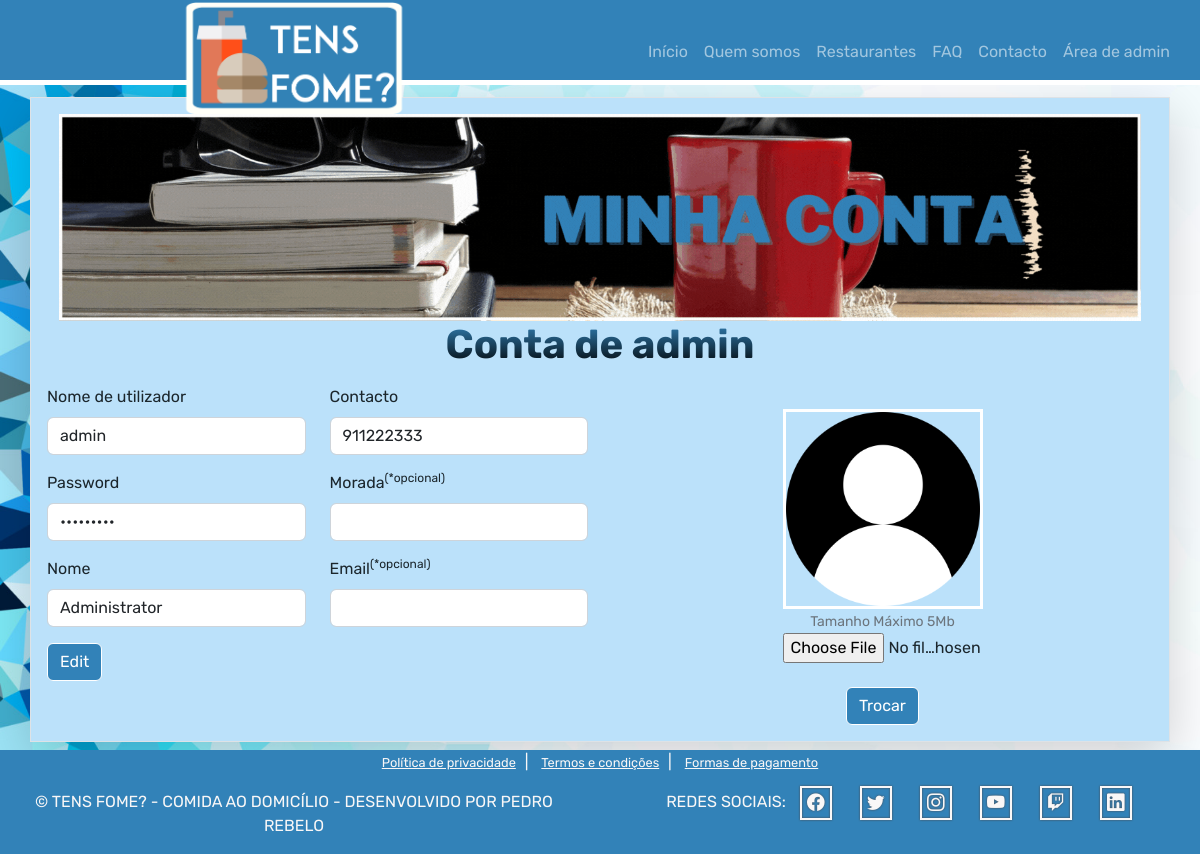
Page /index.php?p=minha-conta (signed in) on the committed database.
### tables this page shows
CREATE TABLE users (
    id INT PRIMARY KEY AUTO_INCREMENT,
    username VARCHAR(255) UNIQUE,
    password VARCHAR(255),
    email VARCHAR(255),
    name VARCHAR(255),
    address VARCHAR(255),
    contact INT,
    last_login VARCHAR(255),
    photo VARCHAR(255),
    status VARCHAR(255),
    visibility BIT DEFAULT 1,
    usertype_id INT NOT NULL DEFAULT 2,

    FOREIGN KEY (usertype_id) REFERENCES usertypes(id)
);

### index.php (called while the page is built, shortened)
<?php
  include("content/head.php");
  include('content/header.php');
  include ('routes/routes.php');
  include('content/footer.php');
?>

### db/getUserById.php (called while the page is built, shortened)
<?php
include('conn.php');
$id = $_SESSION['id'];
$sql = "SELECT * FROM users WHERE id=$id";
$result = $conn->query($sql);
$row = $result->fetch_assoc();
?>

### content/pages/minha-conta.php (the view, shortened to what this page needs)
<main class="container border mb-2 shadow-lg text-left p-3">
<img src="img/banner/banner-minhaconta.gif" alt="" class="container mx-auto">
<h1 class="animate__animated animate__fadeInLeft text-center">Conta de <?= $_SESSION['username']?></h1>
<?php include('db/getUserById.php')?>
<div class="row mt-3 row-cols-md-2 row-cols-sm-1 row-form">
    <div class="col col-8">
        <form action="db/updateUser.php" method="post">
            <div class="row">
            <div class="col col-6">
                <div class="mb-3">
                    <label for="form-username" class="form-label">Nome de utilizador</label>
                    <input type="text" class="form-control" id="form-username" name="form-username" value="<?=$row['username']?>" required readonly>
                </div>
                <div class="mb-3">
                    <label for="form-password" class="form-label">Password</label>
                    <input type="password" class="form-control" id="form-password" name="form-password" value="*********" readonly>
                </div>
                <div class="mb-3">
                    <label for="form-name" class="form-label">Nome</label>
                    <input type="text" class="form-control" id="form-name" name="form-name" value="<?=$row['name']?>" required readonly>
                </div>
            </div>
            <div class="col col-6">
                <div class="mb-3">
                    <label for="form-contact" class="form-label">Contacto</label>
                    <input type="tel" maxlength="9" class="form-control" id="form-contact" name="form-contact" value="<?=$row['contact']?>" required readonly>
                </div>
                <div class="mb-3">
                    <label for="form-address" class="form-label">Morada<sup>(*opcional)</sup></label>
                    <input type="text" class="form-control" id="form-address" name="form-address" value="<?=$row['address']?>" readonly>
                </div>
                <div class="mb-3">
                    <label for="form-email" class="form-label">Email<sup>(*opcional)</sup></label>
                    <input type="email" class="form-control" id="form-email" name="form-email" value="<?=$row['email']?>" readonly>
                </div>
            </div>
            </div>
            <div class="mb-3">
                <div class="row">
                    <div class="col">
                        <button id="account_btn_edit" type="button" class="btn btn-primary" onclick="account_edit()">Edit</button>
                    </div>
                    <div class="col text-end">
                    </div>
                </div>
            </div>
        </form>
    </div>
    <div class="col col-4 mt-4 text-center">
        <form action="db/uploadPhoto.php" method="post" enctype="multipart/form-data">
        <?php
            if($row['photo']!=""){
                ?><img src="img/user/<?=$row['photo']?>" id="form-img" alt="" class="border border-3 border-white"><?php
            }else{
                ?><img src="img/user/default.png" id="form-img" alt="" class="border border-3 border-white"><?php
            }
        ?>
        <br><small id="photoHelp" class="form-text text-muted">Tamanho Máximo 5Mb</small>
        <br><input type="file" name="form-img" id="form-img" aria-describedby="photoHelp"><br>
        <br><input type="submit" class="btn btn-primary" value="Trocar">
        </form>
    </div>
</div>

### css/style.css (style rules this page uses)
:root { --primcolor: #3282B8; --seccolor: #F9F7F7; --thrdcolor: #BBE1FA; --offcanvas-width: 100px; }
body { font-family: 'Rubik', sans-serif; background-image: url("../img/misc/background.jpg"); background-repeat: repeat; background-size: cover; background-color: #cccccc; }
main { margin-top: 4%; background-color: var(--thrdcolor); color: #1B262C; }
.btn { background-color: var(--primcolor); border: 1; border-color: white; }
#form-img { max-width: 200px; }
h1 { font-weight:bold; background: linear-gradient(to top, black, var(--primcolor)); background-clip: initial; -webkit-background-clip: text; -webkit-text-fill-color: transparent; }

### rows in the picture
users: form-username "admin", form-name "Administrator", form-contact "911222333"

### other values in the picture
$_SESSION['username'] "admin"
